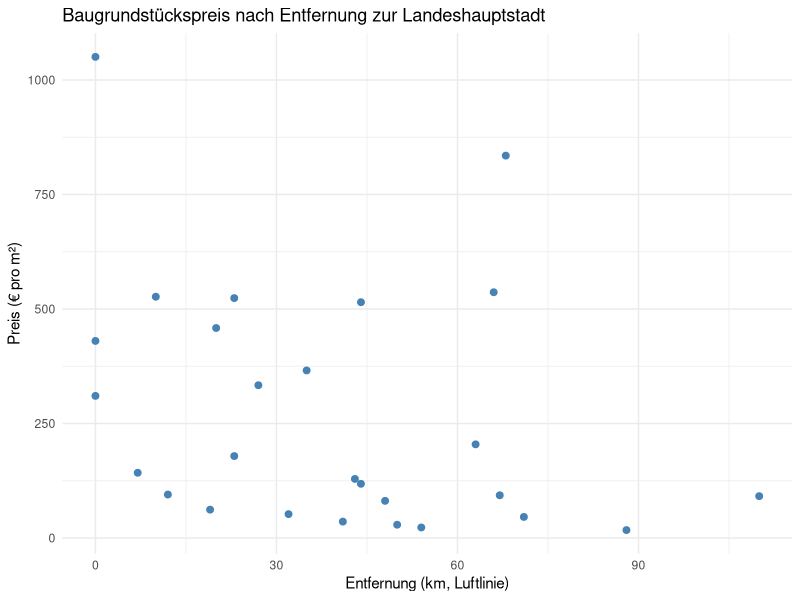
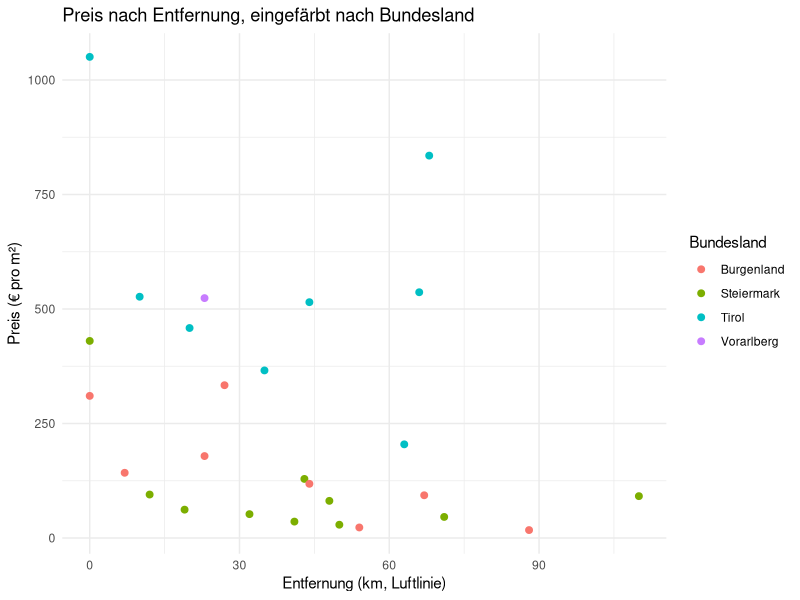
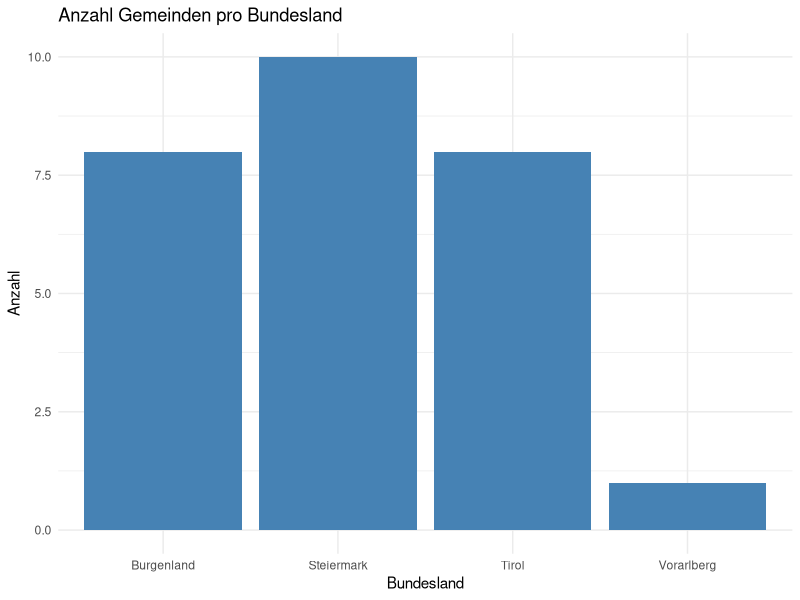
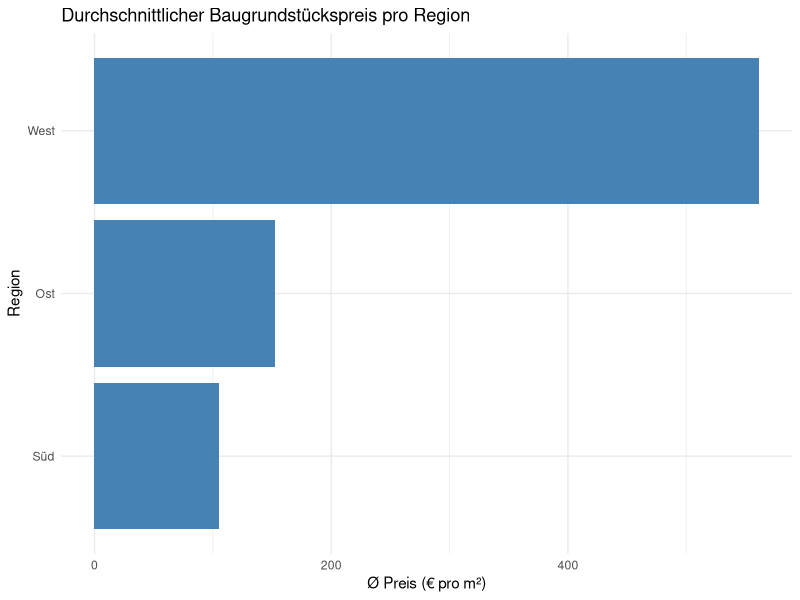
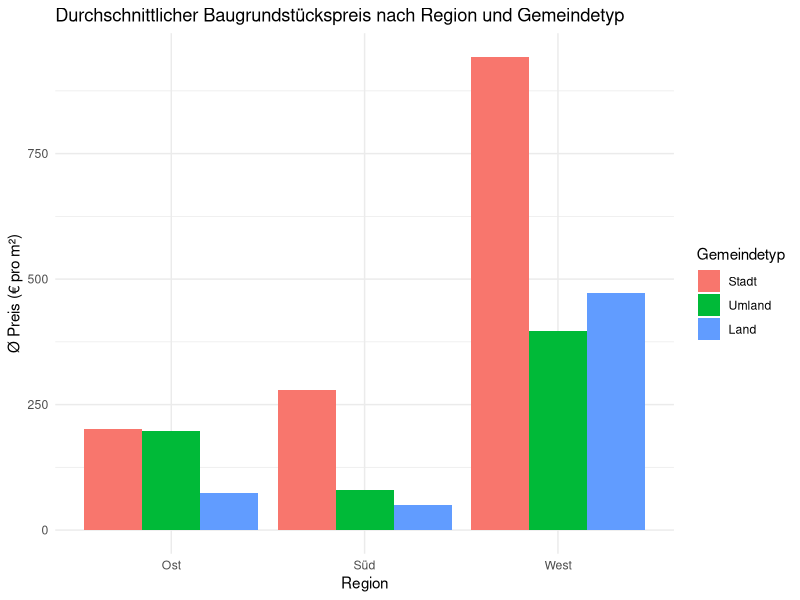
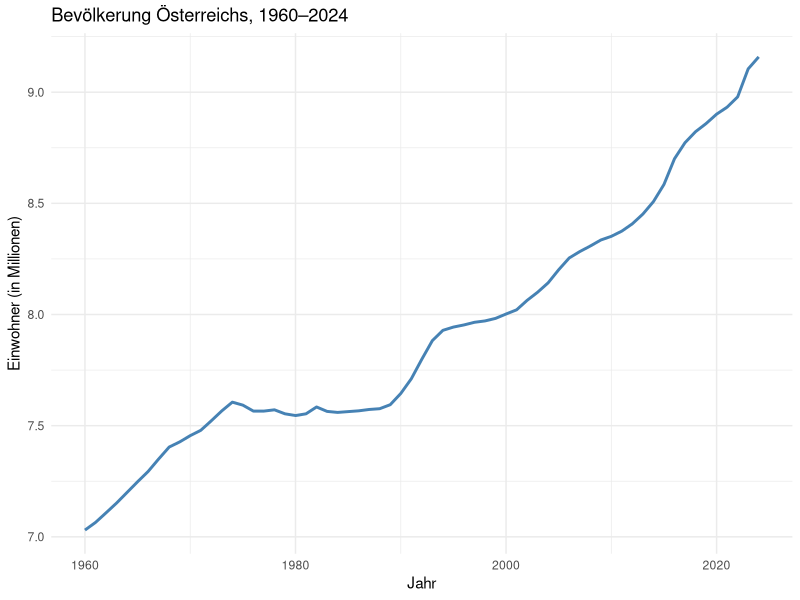
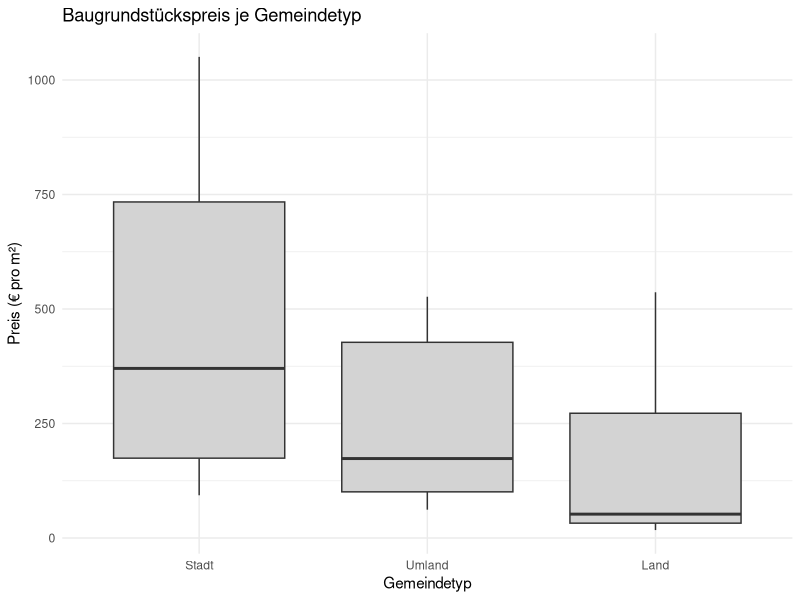
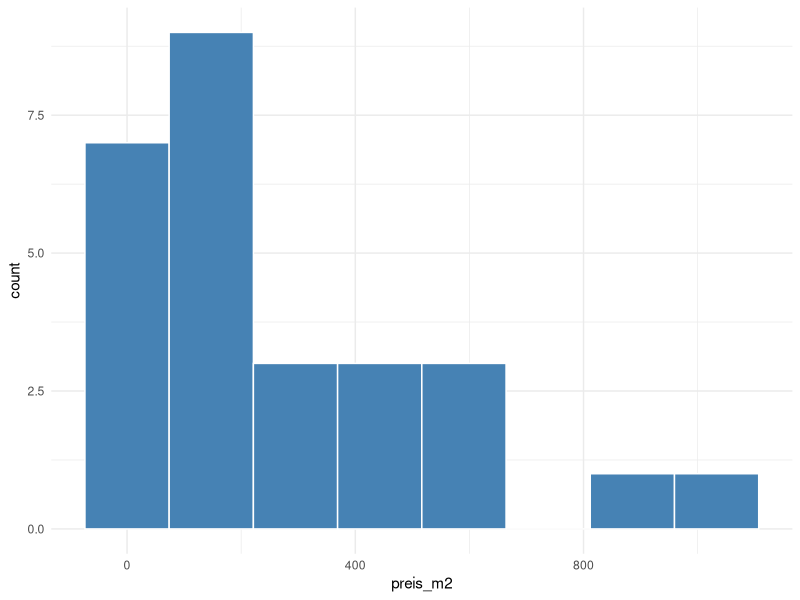

Generate these figures, in order, with R:
## ---- chunk 1
knitr::opts_chunk$set(echo = TRUE, message = FALSE)
options(width = 110)   # breite Tabellen nicht umbrechen
## ---- chunk 2
library(dplyr)     # Daten bearbeiten
library(tidyr)     # Tabellen umformen
library(ggplot2)   # Grafiken
## ---- chunk 3
gemeinden     <- read.csv("data/raw/gemeinden.csv")
bundeslaender <- read.csv("data/raw/bundeslaender.csv")
## ---- chunk 4
filter(gemeinden, preis_m2 > 400)
filter(gemeinden, typ %in% c("Stadt", "Umland"), entfernung_km <= 20)
## ---- chunk 5
select(gemeinden, gemeinde, bundesland, einwohner)
select(gemeinden, -c(gkz, entfernung_km))
## ---- chunk 6
arrange(gemeinden, desc(preis_m2))
## ---- chunk 7
arrange(filter(gemeinden, bundesland == "Tirol"), desc(preis_m2))
## ---- chunk 8
gemeinden %>%
  filter(bundesland == "Tirol") %>%
  arrange(desc(preis_m2))
## ---- chunk 9
gemeinden <- gemeinden %>%
  mutate(dichte = round(einwohner / flaeche_km2))
## ---- chunk 10
gemeinden <- gemeinden %>%
  mutate(preisniveau = case_when(
    is.na(preis_m2) ~ NA,          # fehlende Werte zuerst abfangen
    preis_m2 > 400  ~ "hoch",
    preis_m2 > 100  ~ "mittel",    # alles über 400 ist schon "hoch"
    TRUE            ~ "niedrig"    # alle übrigen Zeilen
  ))

filter(gemeinden, gemeinde == "Ischgl")
## ---- chunk 11
gemeinden %>% count(bundesland)
## ---- chunk 12
gemeinden %>%
  group_by(bundesland) %>%
  summarise(
    anzahl        = n(),
    preis_mean    = mean(preis_m2),
    einwohner_max = max(einwohner)
  )
## ---- chunk 13
gemeinden %>%
  group_by(bundesland, typ) %>%
  summarise(anzahl = n(), preis_mean = mean(preis_m2, na.rm = TRUE))
## ---- chunk 14
nrow(left_join(gemeinden, bundeslaender, by = "bundesland"))    # 28 — alle Gemeinden, Viktorsberg mit Region NA
nrow(inner_join(gemeinden, bundeslaender, by = "bundesland"))   # 27 — Viktorsberg fällt weg
nrow(full_join(gemeinden, bundeslaender, by = "bundesland"))    # 29 — dazu Salzburg ohne Gemeinde
## ---- chunk 15
gemeinden_join <- gemeinden %>%
  left_join(bundeslaender, by = "bundesland")

gemeinden_join %>% filter(is.na(region))
## ---- chunk 16
bev_breit <- read.csv("data/raw/ardeco_bevoelkerung.csv")
dim(bev_breit)
bev_breit[1:3, c("TERRITORY_ID", "NAME_HTML", "X1960", "X1961", "X1962")]
## ---- chunk 17
bev_lang <- bev_breit %>%
  pivot_longer(cols = starts_with("X"), names_to = "jahr", values_to = "einwohner",
               names_prefix = "X") %>%          # das X vor der Jahreszahl entfernen
  mutate(jahr = as.integer(jahr)) %>%           # "1960" (Text) -> 1960 (Zahl)
  select(TERRITORY_ID, NAME_HTML, jahr, einwohner)

dim(bev_lang)
head(bev_lang, 3)
## ---- chunk 18
bev_lang %>%
  filter(TERRITORY_ID %in% c("AT", "AT130"), jahr %in% c(1960, 1990, 2020)) %>%
  pivot_wider(names_from = jahr, values_from = einwohner, names_prefix = "einwohner_")
## ---- chunk 19
# dein Code

## ---- chunk 20
gemeinden_plot <- gemeinden_join %>%
  filter(!is.na(preis_m2)) %>%
  mutate(typ = factor(typ, levels = c("Stadt", "Umland", "Land")))
## ---- chunk 21
ggplot(gemeinden_plot, aes(x = entfernung_km, y = preis_m2)) +
  geom_point(color = "steelblue", size = 2) +
  labs(title = "Baugrundstückspreis nach Entfernung zur Landeshauptstadt",
       x = "Entfernung (km, Luftlinie)", y = "Preis (€ pro m²)") +
  theme_minimal()
## ---- chunk 22
ggplot(gemeinden_plot, aes(x = entfernung_km, y = preis_m2, color = bundesland)) +
  geom_point(size = 2) +
  labs(title = "Preis nach Entfernung, eingefärbt nach Bundesland",
       x = "Entfernung (km, Luftlinie)", y = "Preis (€ pro m²)", color = "Bundesland") +
  theme_minimal()
## ---- chunk 23
ggplot(gemeinden_plot, aes(x = bundesland)) +
  geom_bar(fill = "steelblue") +
  labs(title = "Anzahl Gemeinden pro Bundesland", x = "Bundesland", y = "Anzahl") +
  theme_minimal()
## ---- chunk 24
gemeinden_plot %>%
  filter(!is.na(region)) %>%
  group_by(region) %>%
  summarise(preis_mean = mean(preis_m2)) %>%
  ggplot(aes(x = reorder(region, preis_mean), y = preis_mean)) +
  geom_col(fill = "steelblue") +
  coord_flip() +
  labs(title = "Durchschnittlicher Baugrundstückspreis pro Region",
       x = "Region", y = "Ø Preis (€ pro m²)") +
  theme_minimal()
## ---- chunk 25
gemeinden_plot %>%
  filter(!is.na(region)) %>%
  group_by(region, typ) %>%
  summarise(preis_mean = mean(preis_m2)) %>%
  ggplot(aes(x = region, y = preis_mean, fill = typ)) +
  geom_col(position = "dodge") +
  labs(title = "Durchschnittlicher Baugrundstückspreis nach Region und Gemeindetyp",
       x = "Region", y = "Ø Preis (€ pro m²)", fill = "Gemeindetyp") +
  theme_minimal()
## ---- chunk 26
bev_lang %>%
  filter(TERRITORY_ID == "AT", jahr <= 2024) %>%
  ggplot(aes(x = jahr, y = einwohner / 1000000)) +
  geom_line(color = "steelblue", linewidth = 1) +
  labs(title = "Bevölkerung Österreichs, 1960–2024",
       x = "Jahr", y = "Einwohner (in Millionen)") +
  theme_minimal()
## ---- chunk 27
ggplot(gemeinden_plot, aes(x = typ, y = preis_m2)) +
  geom_boxplot(fill = "lightgrey") +
  labs(title = "Baugrundstückspreis je Gemeindetyp", x = "Gemeindetyp", y = "Preis (€ pro m²)") +
  theme_minimal()

ggplot(gemeinden_plot, aes(x = preis_m2)) +
  geom_histogram(bins = 8, fill = "steelblue", color = "white") +
  theme_minimal()
## ---- chunk 28
ggplot(gemeinden_plot, aes(x = entfernung_km, y = preis_m2)) +
  geom_point(color = "darkred") +
  facet_wrap(~bundesland) +
  labs(title = "Preis nach Entfernung, aufgeteilt nach Bundesland",
       x = "Entfernung (km, Luftlinie)", y = "Preis (€ pro m²)") +
  theme_bw()
## ---- chunk 29
# dein Code
